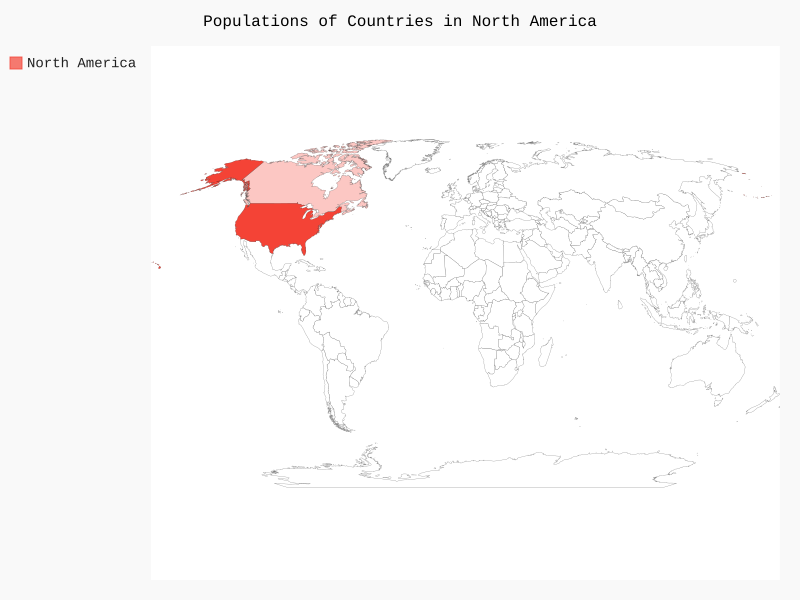

The script that drew this image:
from pygal_maps_world.maps import World

wm = World()
wm.title = 'Populations of Countries in North America'
wm.add('North America', {'ca': 34126000, 'us': 309349000, ',mx': 113423000})

wm.render_to_file('na_populations.svg')
